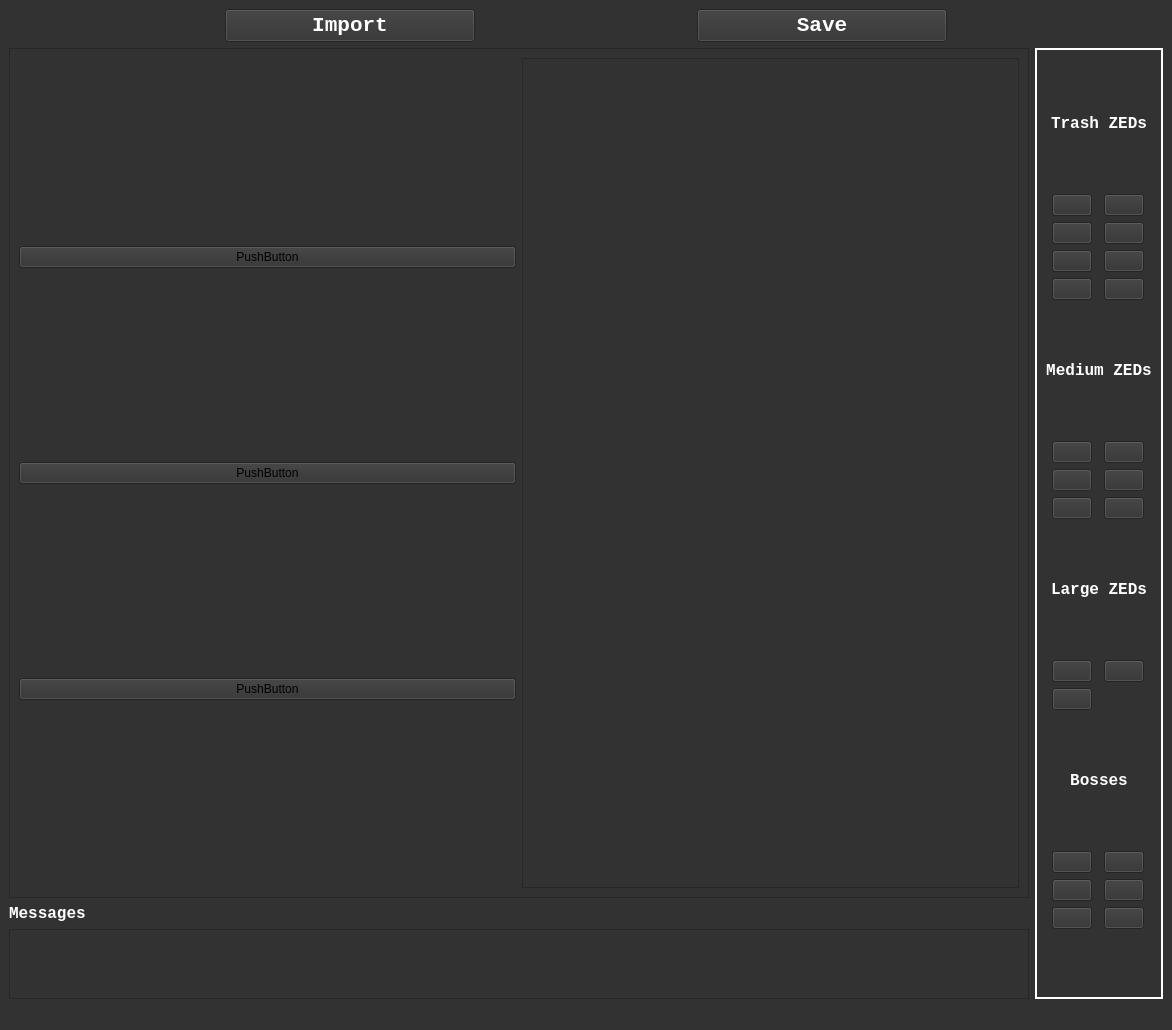
<?xml version="1.0" encoding="UTF-8"?>
<ui version="4.0">
 <class>MainWindow</class>
 <widget class="QMainWindow" name="MainWindow">
  <property name="geometry">
   <rect>
    <x>0</x>
    <y>0</y>
    <width>1172</width>
    <height>1030</height>
   </rect>
  </property>
  <property name="windowTitle">
   <string>MainWindow</string>
  </property>
  <property name="styleSheet">
   <string notr="true">background-color: rgb(50, 50, 50);</string>
  </property>
  <widget class="QWidget" name="centralwidget">
   <layout class="QVBoxLayout" name="verticalLayout_3">
    <item>
     <layout class="QHBoxLayout" name="buttons_pane">
      <property name="spacing">
       <number>6</number>
      </property>
      <item>
       <widget class="QPushButton" name="button_import">
        <property name="sizePolicy">
         <sizepolicy hsizetype="Fixed" vsizetype="Fixed">
          <horstretch>0</horstretch>
          <verstretch>0</verstretch>
         </sizepolicy>
        </property>
        <property name="minimumSize">
         <size>
          <width>250</width>
          <height>0</height>
         </size>
        </property>
        <property name="font">
         <font>
          <family>Consolas</family>
          <pointsize>16</pointsize>
          <weight>75</weight>
          <bold>true</bold>
         </font>
        </property>
        <property name="toolTip">
         <string extracomment="Import a SpawnCycle"/>
        </property>
        <property name="styleSheet">
         <string notr="true">color: rgb(255, 255, 255);</string>
        </property>
        <property name="text">
         <string>Import</string>
        </property>
        <property name="icon">
         <iconset>
          <normaloff>../img/icon_open.png</normaloff>../img/icon_open.png</iconset>
        </property>
        <property name="iconSize">
         <size>
          <width>32</width>
          <height>32</height>
         </size>
        </property>
       </widget>
      </item>
      <item>
       <widget class="QPushButton" name="button_save">
        <property name="sizePolicy">
         <sizepolicy hsizetype="Fixed" vsizetype="Fixed">
          <horstretch>0</horstretch>
          <verstretch>0</verstretch>
         </sizepolicy>
        </property>
        <property name="minimumSize">
         <size>
          <width>250</width>
          <height>0</height>
         </size>
        </property>
        <property name="font">
         <font>
          <family>Consolas</family>
          <pointsize>16</pointsize>
          <weight>75</weight>
          <bold>true</bold>
          <kerning>true</kerning>
         </font>
        </property>
        <property name="toolTip">
         <string extracomment="Save this SpawnCycle"/>
        </property>
        <property name="styleSheet">
         <string notr="true">color: rgb(255, 255, 255);</string>
        </property>
        <property name="text">
         <string>Save</string>
        </property>
        <property name="icon">
         <iconset>
          <normaloff>../img/icon_save.png</normaloff>../img/icon_save.png</iconset>
        </property>
        <property name="iconSize">
         <size>
          <width>32</width>
          <height>32</height>
         </size>
        </property>
       </widget>
      </item>
     </layout>
    </item>
    <item>
     <layout class="QHBoxLayout" name="main_area">
      <item>
       <layout class="QVBoxLayout" name="waveedefs_area">
        <item>
         <widget class="QScrollArea" name="wavedefs_scrollarea">
          <property name="sizePolicy">
           <sizepolicy hsizetype="Expanding" vsizetype="Expanding">
            <horstretch>0</horstretch>
            <verstretch>0</verstretch>
           </sizepolicy>
          </property>
          <property name="widgetResizable">
           <bool>true</bool>
          </property>
          <widget class="QWidget" name="wavedefs_scrollarea_contents">
           <property name="geometry">
            <rect>
             <x>0</x>
             <y>0</y>
             <width>990</width>
             <height>815</height>
            </rect>
           </property>
           <layout class="QVBoxLayout" name="verticalLayout_4">
            <item>
             <layout class="QVBoxLayout" name="verticalLayout">
              <item>
               <layout class="QHBoxLayout" name="horizontalLayout_2">
                <item>
                 <layout class="QVBoxLayout" name="verticalLayout_6">
                  <item>
                   <widget class="QPushButton" name="pushButton_4">
                    <property name="text">
                     <string>PushButton</string>
                    </property>
                   </widget>
                  </item>
                  <item>
                   <widget class="QPushButton" name="pushButton_2">
                    <property name="text">
                     <string>PushButton</string>
                    </property>
                   </widget>
                  </item>
                  <item>
                   <widget class="QPushButton" name="pushButton_3">
                    <property name="text">
                     <string>PushButton</string>
                    </property>
                   </widget>
                  </item>
                 </layout>
                </item>
                <item>
                 <widget class="QFrame" name="frame">
                  <property name="sizePolicy">
                   <sizepolicy hsizetype="Preferred" vsizetype="Preferred">
                    <horstretch>0</horstretch>
                    <verstretch>0</verstretch>
                   </sizepolicy>
                  </property>
                  <property name="frameShape">
                   <enum>QFrame::StyledPanel</enum>
                  </property>
                  <property name="frameShadow">
                   <enum>QFrame::Raised</enum>
                  </property>
                 </widget>
                </item>
               </layout>
              </item>
             </layout>
            </item>
           </layout>
          </widget>
         </widget>
        </item>
        <item>
         <widget class="QLabel" name="label_messages_header">
          <property name="font">
           <font>
            <family>Consolas</family>
            <pointsize>12</pointsize>
            <weight>75</weight>
            <bold>true</bold>
           </font>
          </property>
          <property name="styleSheet">
           <string notr="true">color: rgb(255, 255, 255);</string>
          </property>
          <property name="text">
           <string>Messages</string>
          </property>
         </widget>
        </item>
        <item>
         <widget class="QScrollArea" name="messages_scrollarea">
          <property name="sizePolicy">
           <sizepolicy hsizetype="Expanding" vsizetype="Fixed">
            <horstretch>0</horstretch>
            <verstretch>0</verstretch>
           </sizepolicy>
          </property>
          <property name="widgetResizable">
           <bool>true</bool>
          </property>
          <widget class="QWidget" name="messages_scrollarea_contents">
           <property name="geometry">
            <rect>
             <x>0</x>
             <y>0</y>
             <width>990</width>
             <height>69</height>
            </rect>
           </property>
           <layout class="QVBoxLayout" name="verticalLayout_2">
            <item>
             <layout class="QVBoxLayout" name="messages_scrollarea_layout"/>
            </item>
           </layout>
          </widget>
         </widget>
        </item>
       </layout>
      </item>
      <item>
       <layout class="QVBoxLayout" name="zed_pane">
        <item>
         <widget class="QScrollArea" name="zed_grid">
          <property name="sizePolicy">
           <sizepolicy hsizetype="Fixed" vsizetype="Expanding">
            <horstretch>0</horstretch>
            <verstretch>0</verstretch>
           </sizepolicy>
          </property>
          <property name="styleSheet">
           <string notr="true">color: rgb(255, 255, 255);</string>
          </property>
          <property name="frameShape">
           <enum>QFrame::Box</enum>
          </property>
          <property name="frameShadow">
           <enum>QFrame::Plain</enum>
          </property>
          <property name="lineWidth">
           <number>2</number>
          </property>
          <property name="widgetResizable">
           <bool>true</bool>
          </property>
          <widget class="QWidget" name="zed_grid_contents">
           <property name="geometry">
            <rect>
             <x>0</x>
             <y>0</y>
             <width>146</width>
             <height>915</height>
            </rect>
           </property>
           <layout class="QGridLayout" name="gridLayout_2">
            <item row="3" column="0">
             <layout class="QGridLayout" name="grid_mediumzeds">
              <item row="1" column="0">
               <widget class="QPushButton" name="button_siren">
                <property name="sizePolicy">
                 <sizepolicy hsizetype="Fixed" vsizetype="Fixed">
                  <horstretch>0</horstretch>
                  <verstretch>0</verstretch>
                 </sizepolicy>
                </property>
                <property name="text">
                 <string/>
                </property>
                <property name="icon">
                 <iconset>
                  <normaloff>../img/icon_siren.png</normaloff>../img/icon_siren.png</iconset>
                </property>
                <property name="iconSize">
                 <size>
                  <width>48</width>
                  <height>48</height>
                 </size>
                </property>
               </widget>
              </item>
              <item row="1" column="1">
               <widget class="QPushButton" name="button_edar_emp">
                <property name="sizePolicy">
                 <sizepolicy hsizetype="Fixed" vsizetype="Fixed">
                  <horstretch>0</horstretch>
                  <verstretch>0</verstretch>
                 </sizepolicy>
                </property>
                <property name="text">
                 <string/>
                </property>
                <property name="icon">
                 <iconset>
                  <normaloff>../img/icon_edar_emp.png</normaloff>../img/icon_edar_emp.png</iconset>
                </property>
                <property name="iconSize">
                 <size>
                  <width>48</width>
                  <height>48</height>
                 </size>
                </property>
               </widget>
              </item>
              <item row="0" column="1">
               <widget class="QPushButton" name="button_husk">
                <property name="sizePolicy">
                 <sizepolicy hsizetype="Fixed" vsizetype="Fixed">
                  <horstretch>0</horstretch>
                  <verstretch>0</verstretch>
                 </sizepolicy>
                </property>
                <property name="text">
                 <string/>
                </property>
                <property name="icon">
                 <iconset>
                  <normaloff>../img/icon_husk.png</normaloff>../img/icon_husk.png</iconset>
                </property>
                <property name="iconSize">
                 <size>
                  <width>48</width>
                  <height>48</height>
                 </size>
                </property>
               </widget>
              </item>
              <item row="0" column="0">
               <widget class="QPushButton" name="button_bloat">
                <property name="sizePolicy">
                 <sizepolicy hsizetype="Fixed" vsizetype="Fixed">
                  <horstretch>0</horstretch>
                  <verstretch>0</verstretch>
                 </sizepolicy>
                </property>
                <property name="text">
                 <string/>
                </property>
                <property name="icon">
                 <iconset>
                  <normaloff>../img/icon_bloat.png</normaloff>../img/icon_bloat.png</iconset>
                </property>
                <property name="iconSize">
                 <size>
                  <width>48</width>
                  <height>48</height>
                 </size>
                </property>
               </widget>
              </item>
              <item row="2" column="0">
               <widget class="QPushButton" name="button_edar_laser">
                <property name="sizePolicy">
                 <sizepolicy hsizetype="Fixed" vsizetype="Fixed">
                  <horstretch>0</horstretch>
                  <verstretch>0</verstretch>
                 </sizepolicy>
                </property>
                <property name="text">
                 <string/>
                </property>
                <property name="icon">
                 <iconset>
                  <normaloff>../img/icon_edar_laser.png</normaloff>../img/icon_edar_laser.png</iconset>
                </property>
                <property name="iconSize">
                 <size>
                  <width>48</width>
                  <height>48</height>
                 </size>
                </property>
               </widget>
              </item>
              <item row="2" column="1">
               <widget class="QPushButton" name="button_edar_rocket">
                <property name="sizePolicy">
                 <sizepolicy hsizetype="Fixed" vsizetype="Fixed">
                  <horstretch>0</horstretch>
                  <verstretch>0</verstretch>
                 </sizepolicy>
                </property>
                <property name="text">
                 <string/>
                </property>
                <property name="icon">
                 <iconset>
                  <normaloff>../img/icon_edar_rocket.png</normaloff>../img/icon_edar_rocket.png</iconset>
                </property>
                <property name="iconSize">
                 <size>
                  <width>48</width>
                  <height>48</height>
                 </size>
                </property>
               </widget>
              </item>
             </layout>
            </item>
            <item row="6" column="0">
             <widget class="QLabel" name="label_bosses">
              <property name="sizePolicy">
               <sizepolicy hsizetype="Preferred" vsizetype="Fixed">
                <horstretch>0</horstretch>
                <verstretch>0</verstretch>
               </sizepolicy>
              </property>
              <property name="font">
               <font>
                <family>Consolas</family>
                <pointsize>12</pointsize>
                <weight>75</weight>
                <bold>true</bold>
               </font>
              </property>
              <property name="styleSheet">
               <string notr="true">color: rgb(255, 255, 255);</string>
              </property>
              <property name="text">
               <string>Bosses</string>
              </property>
              <property name="alignment">
               <set>Qt::AlignCenter</set>
              </property>
             </widget>
            </item>
            <item row="7" column="0">
             <layout class="QGridLayout" name="grid_bosses">
              <item row="1" column="1">
               <widget class="QPushButton" name="button_abomination">
                <property name="sizePolicy">
                 <sizepolicy hsizetype="Fixed" vsizetype="Fixed">
                  <horstretch>0</horstretch>
                  <verstretch>0</verstretch>
                 </sizepolicy>
                </property>
                <property name="text">
                 <string/>
                </property>
                <property name="icon">
                 <iconset>
                  <normaloff>../img/icon_abomination.png</normaloff>../img/icon_abomination.png</iconset>
                </property>
                <property name="iconSize">
                 <size>
                  <width>48</width>
                  <height>48</height>
                 </size>
                </property>
               </widget>
              </item>
              <item row="0" column="0">
               <widget class="QPushButton" name="button_hans">
                <property name="sizePolicy">
                 <sizepolicy hsizetype="Fixed" vsizetype="Fixed">
                  <horstretch>0</horstretch>
                  <verstretch>0</verstretch>
                 </sizepolicy>
                </property>
                <property name="text">
                 <string/>
                </property>
                <property name="icon">
                 <iconset>
                  <normaloff>../img/icon_hans.png</normaloff>../img/icon_hans.png</iconset>
                </property>
                <property name="iconSize">
                 <size>
                  <width>48</width>
                  <height>48</height>
                 </size>
                </property>
               </widget>
              </item>
              <item row="0" column="1">
               <widget class="QPushButton" name="button_patriarch">
                <property name="sizePolicy">
                 <sizepolicy hsizetype="Fixed" vsizetype="Fixed">
                  <horstretch>0</horstretch>
                  <verstretch>0</verstretch>
                 </sizepolicy>
                </property>
                <property name="text">
                 <string/>
                </property>
                <property name="icon">
                 <iconset>
                  <normaloff>../img/icon_patriarch.png</normaloff>../img/icon_patriarch.png</iconset>
                </property>
                <property name="iconSize">
                 <size>
                  <width>48</width>
                  <height>48</height>
                 </size>
                </property>
               </widget>
              </item>
              <item row="1" column="0">
               <widget class="QPushButton" name="button_kingfleshpound">
                <property name="sizePolicy">
                 <sizepolicy hsizetype="Fixed" vsizetype="Fixed">
                  <horstretch>0</horstretch>
                  <verstretch>0</verstretch>
                 </sizepolicy>
                </property>
                <property name="text">
                 <string/>
                </property>
                <property name="icon">
                 <iconset>
                  <normaloff>../img/icon_kingfleshpound.png</normaloff>../img/icon_kingfleshpound.png</iconset>
                </property>
                <property name="iconSize">
                 <size>
                  <width>48</width>
                  <height>48</height>
                 </size>
                </property>
               </widget>
              </item>
              <item row="2" column="0">
               <widget class="QPushButton" name="button_matriarch">
                <property name="sizePolicy">
                 <sizepolicy hsizetype="Fixed" vsizetype="Fixed">
                  <horstretch>0</horstretch>
                  <verstretch>0</verstretch>
                 </sizepolicy>
                </property>
                <property name="text">
                 <string/>
                </property>
                <property name="icon">
                 <iconset>
                  <normaloff>../img/icon_matriarch.png</normaloff>../img/icon_matriarch.png</iconset>
                </property>
                <property name="iconSize">
                 <size>
                  <width>48</width>
                  <height>48</height>
                 </size>
                </property>
               </widget>
              </item>
              <item row="2" column="1">
               <widget class="QPushButton" name="button_abomination_spawn">
                <property name="sizePolicy">
                 <sizepolicy hsizetype="Fixed" vsizetype="Fixed">
                  <horstretch>0</horstretch>
                  <verstretch>0</verstretch>
                 </sizepolicy>
                </property>
                <property name="text">
                 <string/>
                </property>
                <property name="icon">
                 <iconset>
                  <normaloff>../img/icon_abomspawn.png</normaloff>../img/icon_abomspawn.png</iconset>
                </property>
                <property name="iconSize">
                 <size>
                  <width>48</width>
                  <height>48</height>
                 </size>
                </property>
               </widget>
              </item>
             </layout>
            </item>
            <item row="4" column="0">
             <widget class="QLabel" name="label_largezeds">
              <property name="sizePolicy">
               <sizepolicy hsizetype="Preferred" vsizetype="Fixed">
                <horstretch>0</horstretch>
                <verstretch>0</verstretch>
               </sizepolicy>
              </property>
              <property name="font">
               <font>
                <family>Consolas</family>
                <pointsize>12</pointsize>
                <weight>75</weight>
                <bold>true</bold>
               </font>
              </property>
              <property name="styleSheet">
               <string notr="true">color: rgb(255, 255, 255);</string>
              </property>
              <property name="text">
               <string>Large ZEDs</string>
              </property>
              <property name="alignment">
               <set>Qt::AlignCenter</set>
              </property>
             </widget>
            </item>
            <item row="1" column="0">
             <layout class="QGridLayout" name="grid_trashzeds">
              <item row="2" column="1">
               <widget class="QPushButton" name="button_gorefiend">
                <property name="sizePolicy">
                 <sizepolicy hsizetype="Fixed" vsizetype="Fixed">
                  <horstretch>0</horstretch>
                  <verstretch>0</verstretch>
                 </sizepolicy>
                </property>
                <property name="text">
                 <string/>
                </property>
                <property name="icon">
                 <iconset>
                  <normaloff>../img/icon_gorefiend.png</normaloff>../img/icon_gorefiend.png</iconset>
                </property>
                <property name="iconSize">
                 <size>
                  <width>48</width>
                  <height>48</height>
                 </size>
                </property>
               </widget>
              </item>
              <item row="1" column="0">
               <widget class="QPushButton" name="button_alphaclot">
                <property name="sizePolicy">
                 <sizepolicy hsizetype="Fixed" vsizetype="Fixed">
                  <horstretch>0</horstretch>
                  <verstretch>0</verstretch>
                 </sizepolicy>
                </property>
                <property name="text">
                 <string/>
                </property>
                <property name="icon">
                 <iconset>
                  <normaloff>../img/icon_alphaclot.png</normaloff>../img/icon_alphaclot.png</iconset>
                </property>
                <property name="iconSize">
                 <size>
                  <width>48</width>
                  <height>48</height>
                 </size>
                </property>
               </widget>
              </item>
              <item row="3" column="0">
               <widget class="QPushButton" name="button_crawler">
                <property name="sizePolicy">
                 <sizepolicy hsizetype="Fixed" vsizetype="Fixed">
                  <horstretch>0</horstretch>
                  <verstretch>0</verstretch>
                 </sizepolicy>
                </property>
                <property name="text">
                 <string/>
                </property>
                <property name="icon">
                 <iconset>
                  <normaloff>../img/icon_crawler.png</normaloff>../img/icon_crawler.png</iconset>
                </property>
                <property name="iconSize">
                 <size>
                  <width>48</width>
                  <height>48</height>
                 </size>
                </property>
               </widget>
              </item>
              <item row="1" column="1">
               <widget class="QPushButton" name="button_rioter">
                <property name="sizePolicy">
                 <sizepolicy hsizetype="Fixed" vsizetype="Fixed">
                  <horstretch>0</horstretch>
                  <verstretch>0</verstretch>
                 </sizepolicy>
                </property>
                <property name="text">
                 <string/>
                </property>
                <property name="icon">
                 <iconset>
                  <normaloff>../img/icon_rioter.png</normaloff>../img/icon_rioter.png</iconset>
                </property>
                <property name="iconSize">
                 <size>
                  <width>48</width>
                  <height>48</height>
                 </size>
                </property>
               </widget>
              </item>
              <item row="0" column="1">
               <widget class="QPushButton" name="button_slasher">
                <property name="sizePolicy">
                 <sizepolicy hsizetype="Fixed" vsizetype="Fixed">
                  <horstretch>0</horstretch>
                  <verstretch>0</verstretch>
                 </sizepolicy>
                </property>
                <property name="text">
                 <string/>
                </property>
                <property name="icon">
                 <iconset>
                  <normaloff>../img/icon_slasher.png</normaloff>../img/icon_slasher.png</iconset>
                </property>
                <property name="iconSize">
                 <size>
                  <width>48</width>
                  <height>48</height>
                 </size>
                </property>
               </widget>
              </item>
              <item row="0" column="0">
               <widget class="QPushButton" name="button_cyst">
                <property name="sizePolicy">
                 <sizepolicy hsizetype="Fixed" vsizetype="Fixed">
                  <horstretch>0</horstretch>
                  <verstretch>0</verstretch>
                 </sizepolicy>
                </property>
                <property name="font">
                 <font>
                  <stylestrategy>PreferDefault</stylestrategy>
                 </font>
                </property>
                <property name="text">
                 <string/>
                </property>
                <property name="icon">
                 <iconset>
                  <normaloff>../img/icon_cyst.png</normaloff>../img/icon_cyst.png</iconset>
                </property>
                <property name="iconSize">
                 <size>
                  <width>48</width>
                  <height>48</height>
                 </size>
                </property>
               </widget>
              </item>
              <item row="3" column="1">
               <widget class="QPushButton" name="button_stalker">
                <property name="sizePolicy">
                 <sizepolicy hsizetype="Fixed" vsizetype="Fixed">
                  <horstretch>0</horstretch>
                  <verstretch>0</verstretch>
                 </sizepolicy>
                </property>
                <property name="text">
                 <string/>
                </property>
                <property name="icon">
                 <iconset>
                  <normaloff>../img/icon_stalker.png</normaloff>../img/icon_stalker.png</iconset>
                </property>
                <property name="iconSize">
                 <size>
                  <width>48</width>
                  <height>48</height>
                 </size>
                </property>
               </widget>
              </item>
              <item row="2" column="0">
               <widget class="QPushButton" name="button_gorefast">
                <property name="sizePolicy">
                 <sizepolicy hsizetype="Fixed" vsizetype="Fixed">
                  <horstretch>0</horstretch>
                  <verstretch>0</verstretch>
                 </sizepolicy>
                </property>
                <property name="text">
                 <string/>
                </property>
                <property name="icon">
                 <iconset>
                  <normaloff>../img/icon_gorefast.png</normaloff>../img/icon_gorefast.png</iconset>
                </property>
                <property name="iconSize">
                 <size>
                  <width>48</width>
                  <height>48</height>
                 </size>
                </property>
               </widget>
              </item>
             </layout>
            </item>
            <item row="5" column="0">
             <layout class="QGridLayout" name="grid_largezeds">
              <item row="1" column="0">
               <widget class="QPushButton" name="button_fleshpound">
                <property name="sizePolicy">
                 <sizepolicy hsizetype="Fixed" vsizetype="Fixed">
                  <horstretch>0</horstretch>
                  <verstretch>0</verstretch>
                 </sizepolicy>
                </property>
                <property name="text">
                 <string/>
                </property>
                <property name="icon">
                 <iconset>
                  <normaloff>../img/icon_fleshpound.png</normaloff>../img/icon_fleshpound.png</iconset>
                </property>
                <property name="iconSize">
                 <size>
                  <width>48</width>
                  <height>48</height>
                 </size>
                </property>
               </widget>
              </item>
              <item row="0" column="0">
               <widget class="QPushButton" name="button_scrake">
                <property name="sizePolicy">
                 <sizepolicy hsizetype="Fixed" vsizetype="Fixed">
                  <horstretch>0</horstretch>
                  <verstretch>0</verstretch>
                 </sizepolicy>
                </property>
                <property name="text">
                 <string/>
                </property>
                <property name="icon">
                 <iconset>
                  <normaloff>../img/icon_scrake.png</normaloff>../img/icon_scrake.png</iconset>
                </property>
                <property name="iconSize">
                 <size>
                  <width>48</width>
                  <height>48</height>
                 </size>
                </property>
               </widget>
              </item>
              <item row="0" column="1">
               <widget class="QPushButton" name="button_quarterpound">
                <property name="sizePolicy">
                 <sizepolicy hsizetype="Fixed" vsizetype="Fixed">
                  <horstretch>0</horstretch>
                  <verstretch>0</verstretch>
                 </sizepolicy>
                </property>
                <property name="text">
                 <string/>
                </property>
                <property name="icon">
                 <iconset>
                  <normaloff>../img/icon_quarterpound.png</normaloff>../img/icon_quarterpound.png</iconset>
                </property>
                <property name="iconSize">
                 <size>
                  <width>48</width>
                  <height>48</height>
                 </size>
                </property>
               </widget>
              </item>
             </layout>
            </item>
            <item row="2" column="0">
             <widget class="QLabel" name="label_mediumzeds">
              <property name="sizePolicy">
               <sizepolicy hsizetype="Preferred" vsizetype="Fixed">
                <horstretch>0</horstretch>
                <verstretch>0</verstretch>
               </sizepolicy>
              </property>
              <property name="font">
               <font>
                <family>Consolas</family>
                <pointsize>12</pointsize>
                <weight>75</weight>
                <bold>true</bold>
               </font>
              </property>
              <property name="styleSheet">
               <string notr="true">color: rgb(255, 255, 255);</string>
              </property>
              <property name="text">
               <string>Medium ZEDs</string>
              </property>
              <property name="alignment">
               <set>Qt::AlignCenter</set>
              </property>
             </widget>
            </item>
            <item row="0" column="0">
             <widget class="QLabel" name="label_trashzeds">
              <property name="sizePolicy">
               <sizepolicy hsizetype="Preferred" vsizetype="Fixed">
                <horstretch>0</horstretch>
                <verstretch>0</verstretch>
               </sizepolicy>
              </property>
              <property name="font">
               <font>
                <family>Consolas</family>
                <pointsize>12</pointsize>
                <weight>75</weight>
                <bold>true</bold>
               </font>
              </property>
              <property name="styleSheet">
               <string notr="true">color: rgb(255, 255, 255);</string>
              </property>
              <property name="text">
               <string>Trash ZEDs</string>
              </property>
              <property name="alignment">
               <set>Qt::AlignCenter</set>
              </property>
             </widget>
            </item>
           </layout>
          </widget>
         </widget>
        </item>
       </layout>
      </item>
     </layout>
    </item>
   </layout>
  </widget>
  <widget class="QMenuBar" name="menubar">
   <property name="geometry">
    <rect>
     <x>0</x>
     <y>0</y>
     <width>1172</width>
     <height>21</height>
    </rect>
   </property>
  </widget>
  <widget class="QStatusBar" name="statusbar"/>
 </widget>
 <resources/>
 <connections/>
</ui>
